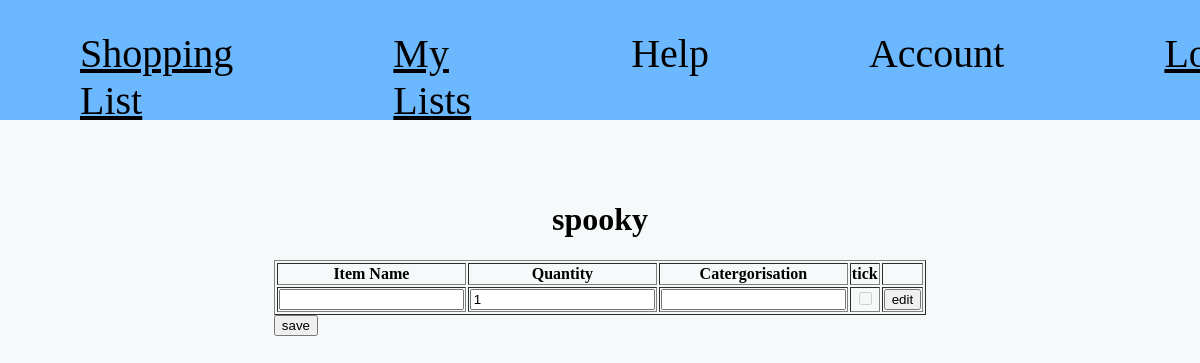
The page /list/1 on the database as committed earlier.
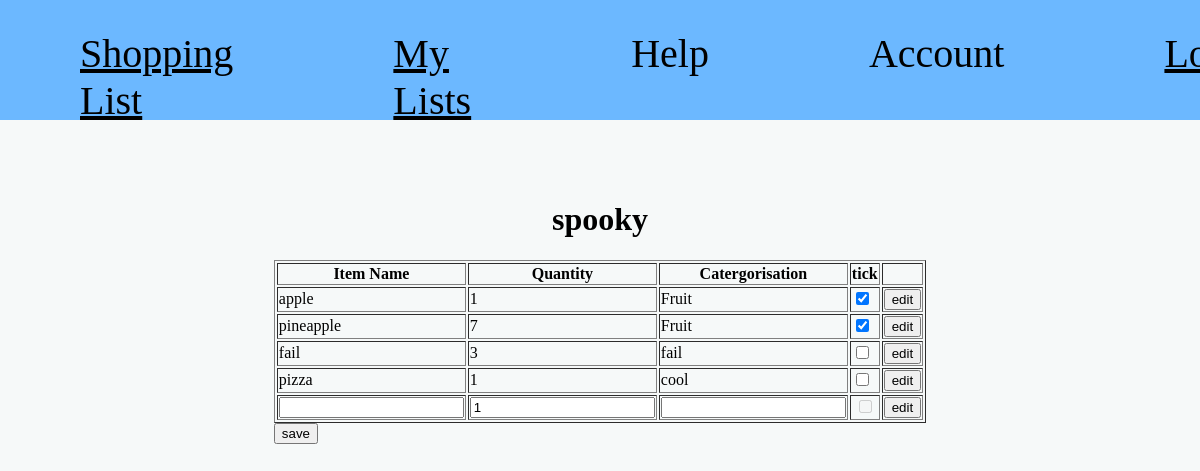
The same page on the database as committed later.
### tables this page shows
CREATE TABLE "lists" (list_id INTEGER NOT NULL PRIMARY KEY, list_name TEXT, "items" INTEGER, user_id INTEGER REFERENCES user (user_id));

CREATE TABLE "list_contents" (`list_id` INTEGER REFERENCES `lists`(`list_id`), `item_id` INTEGER REFERENCES `item`(`item_id`), `quantity` INTEGER, "ticked" BOOLEAN);

CREATE TABLE "item" (item_id INTEGER NOT NULL PRIMARY KEY, item_name TEXT NOT NULL, catergorisation TEXT);

### shopping_list.py (the view, shortened to what this page needs)
@app.route("/list/<int:list_id>", methods=["GET", "POST"])
def list_route(list_id=None):
    current_list = None
    if list_id:
        sql_list = "SELECT * FROM lists WHERE list_id = ?"
        current_list = query_db(sql_list, [list_id], one=True)
        sql = """SELECT * FROM list_contents
                JOIN item ON item.item_id=list_contents.item_id
                WHERE list_contents.list_id = ?;"""
        results = query_db(sql, [list_id])
    else:
        results = []
    return render_template("list.html", list=results, list_id=list_id, current_list=current_list)

### shopping_list.py (called while the page is built)
def get_db():
    db = getattr(g, '_database', None)
    if db is None:
        db = g._database = sqlite3.connect(DATABASE)
        db.row_factory = sqlite3.Row
    return db

@app.teardown_appcontext
def close_connection(exception):
    db = getattr(g, '_database', None)
    if db is not None:
        db.close()

def query_db(query, args=(), one=False):
    cur = get_db().execute(query, args)
    rv = cur.fetchall()
    cur.close()
    return (rv[0] if rv else None) if one else rv

### templates/list.html (shortened to what this page needs)
{% extends "index.html" %}
{% block body %}
<h1>{{ current_list.list_name }}</h1>
<form action="{{ url_for('list_route', list_id=list_id) }}" method="post">
<table border="1">
    <tr align="center">
        <th>Item Name</th>
        <th>Quantity</th>
        <th>Catergorisation</th>
        <th>tick</th>
        <th></th>
    </tr>
    {% for item in list %}
    <tr>
        <td>{{ item.item_name }}</td>
        <td>{{ item.quantity }}</td>
        <td>{{ item.catergorisation }}
        </td>
        <td><input name="ticked" type="checkbox" {% if item.ticked %}checked{% endif %}></td>
        <td><input type="button" value="edit"></td>
    </tr>
    {% endfor %}
    <tr align="center">
        <td>
            <input name="item_name" list="food">
        </td>
        <td><input type="number" name="quantity" value="1"></td>
        <td>
            <input list="food-type" name="catergorisation">
        </td>
        <td><input type="checkbox" disabled></td>
        <td><input type="button" value="edit"></td>
    </tr>
</table>
<input type="submit" value="save">
</form>
{% endblock  %}

### templates/index.html (shortened to what this page needs)
<!DOCTYPE html>
<html lang="en">
<head>
    <link rel="stylesheet" href="style.css">
    <link rel="stylesheet" href="{{url_for('static', filename='style.css')}}">
</head>
<body>
    <header>
        <nav>
            <a href="{{ url_for('home')}}">Shopping List</a>
            <a href="{{ url_for('my_lists')}}">My Lists</a>
            <a>Help</a>
            <a>Account</a>
            <a href="{{ url_for('login')}}">Login</a>
        </nav>
    </header>
    {% block body %}
    {% endblock %}
</body>
</html>

### static/style.css (style rules this page uses)
nav { background-color: #6CB8FF; color: #000000; width: 100%; height: 120px; position: fixed; top: 0; left: 0; display: flex; }
a { padding: 30px 80px; color: black; font-size: 40px; }
body { background-color: #f6f9f9; width: 80%; margin: 180px auto; display: flex; flex-direction: column; justify-content: center; align-items: center; }

Rows that differ between the two databases and show on the page:
now on this page (row edited): list_contents: item_name "apple", quantity "1", catergorisation "Fruit", ticked "☑"
now on this page (row edited): list_contents: item_name "pineapple", quantity "7", catergorisation "Fruit", ticked "☑"
added list_contents: item_name "fail", quantity "3", catergorisation "fail"
added list_contents: item_name "pizza", quantity "1", catergorisation "cool"
